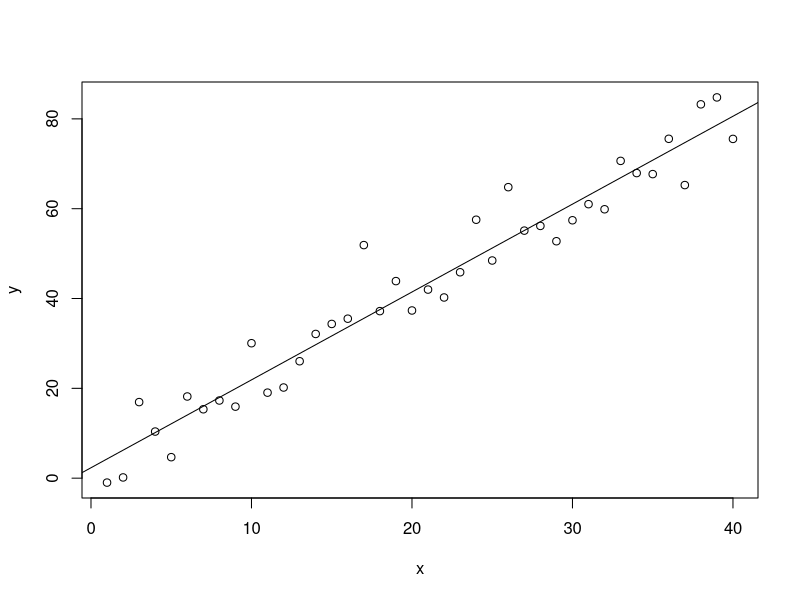
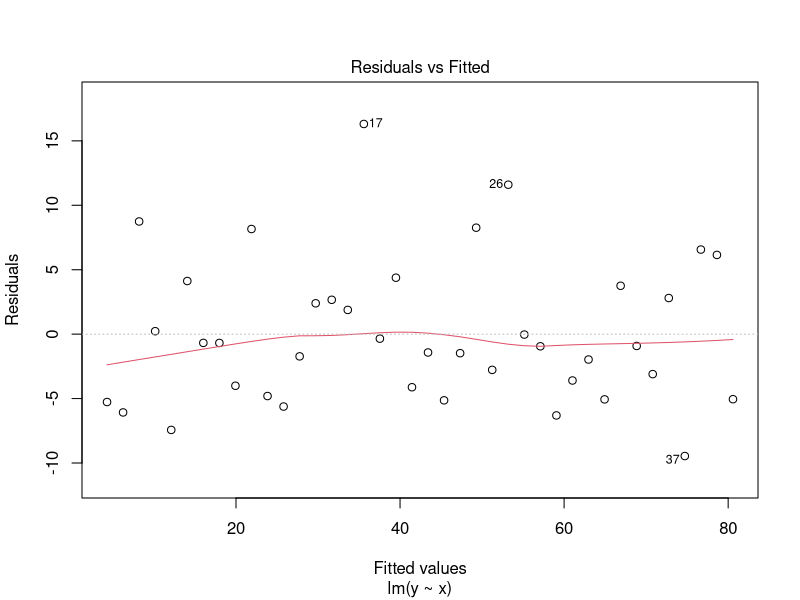
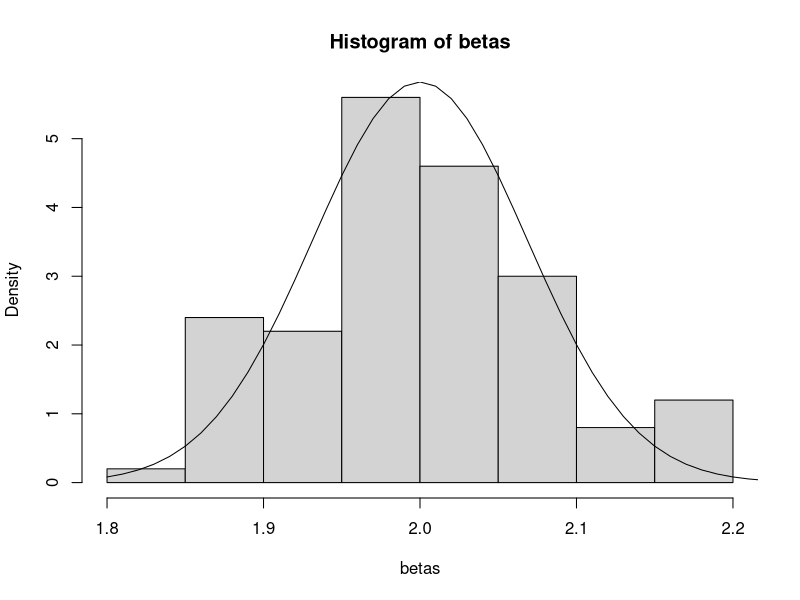
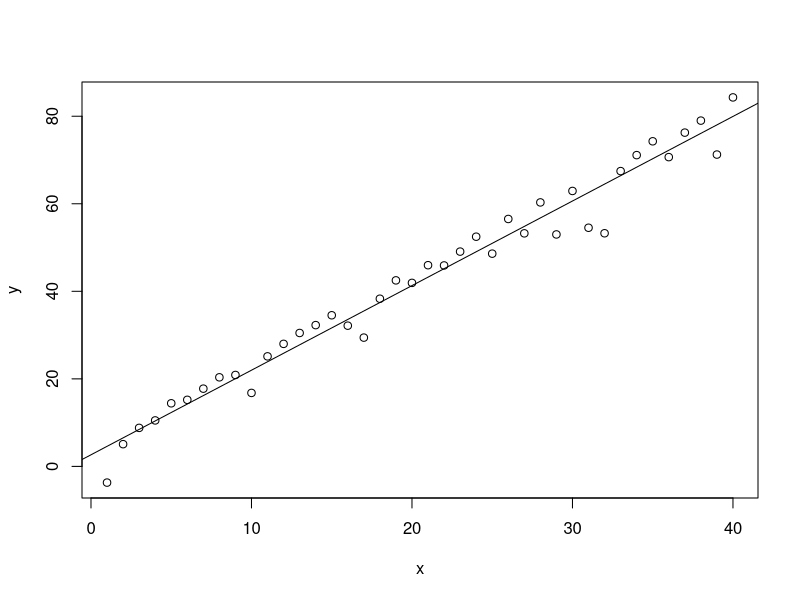
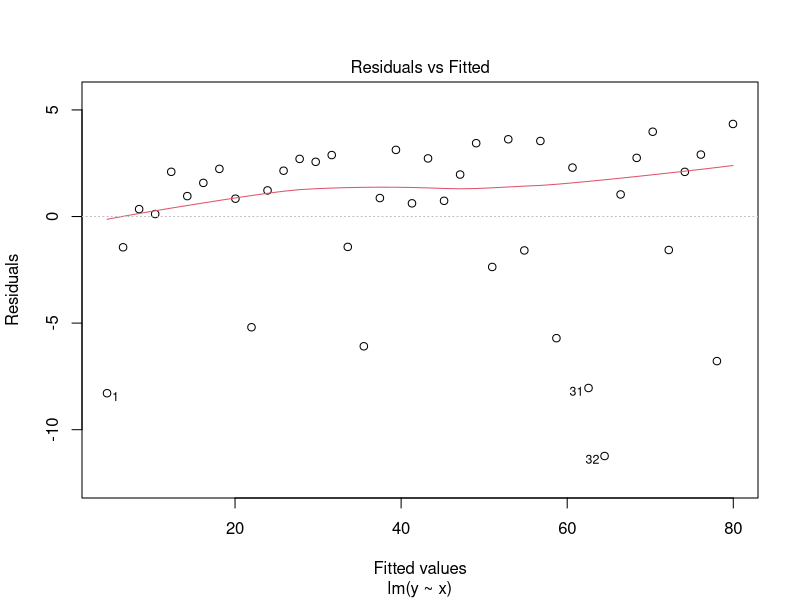
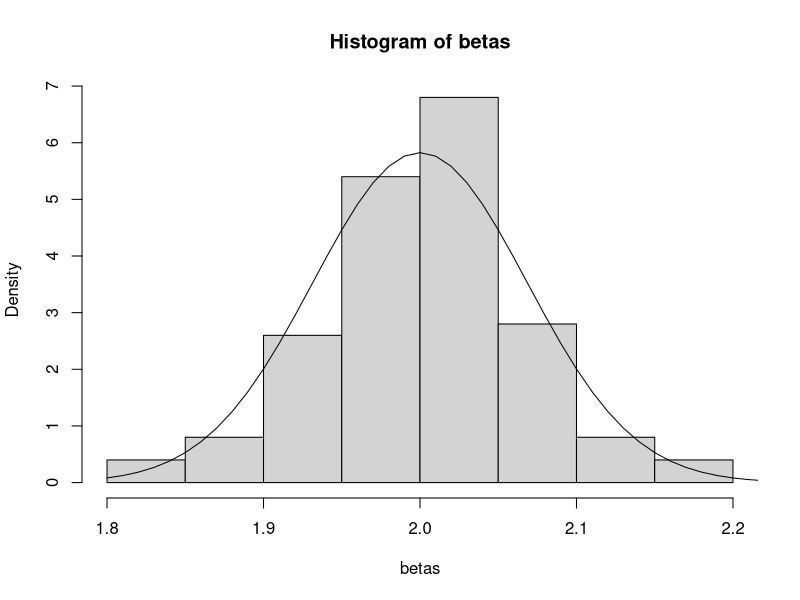
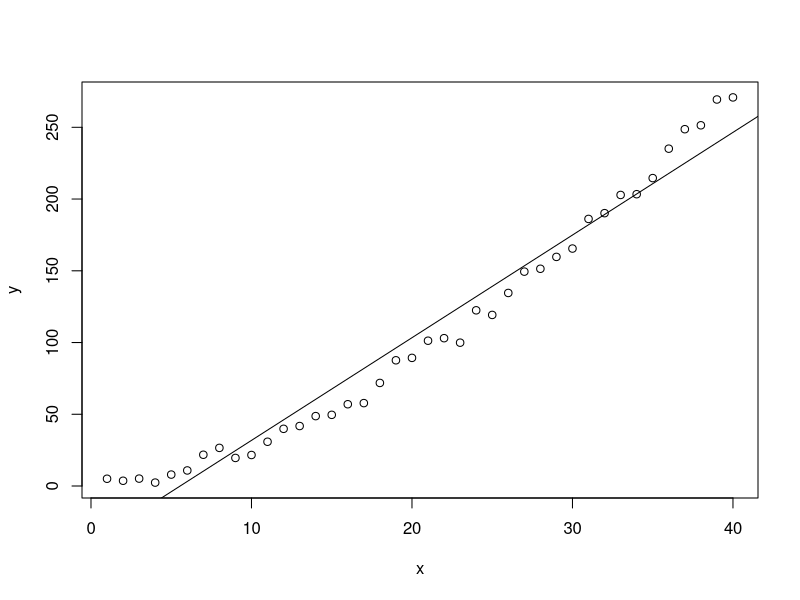
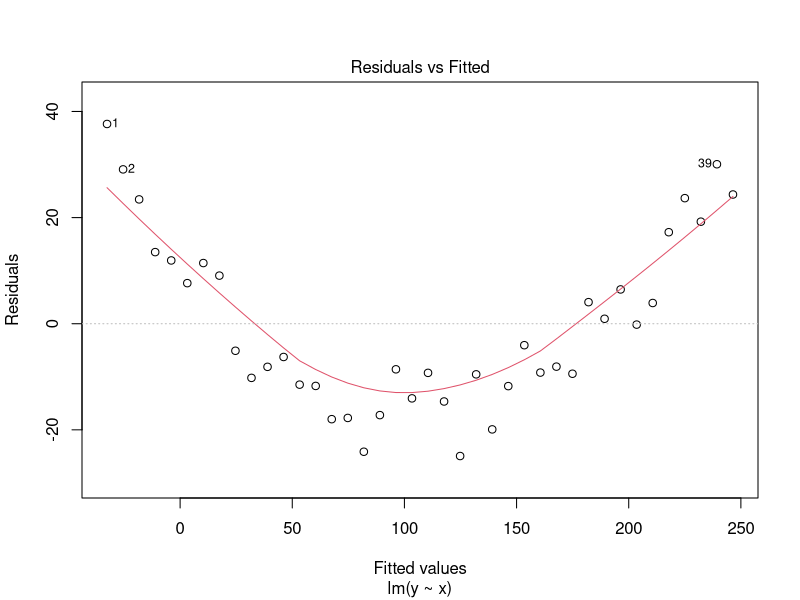

Write the R code that produced these figures, in order.
## ---- chunk 1
knitr::opts_chunk$set(echo = TRUE)

## ---- chunk 2

# Initialise Fixed X vales
iters = 100
x   <- seq(1, 40, 1)  
betas <- numeric(iters)

# Conduct 100 Regressions
for(i in 1:iters){
  
  # Generate y's by linear function(x) + error
  y   <- 1 + 2 * x + 5 * rnorm(length(x)) 
  
  # Fit regression line
  reg <- lm(y ~ x)
  betas[i] = reg$coefficients['x']
}

## ---- chunk 3
plot(x, y)
abline(reg)
plot(reg, which = 1)
## ---- chunk 4
slopeMean <- mean(betas)
slopeSD <- sd(betas)

sprintf('Mean of Slopes: %f',slopeMean)
sprintf('Standard Deviation of Slopes: %f', slopeSD)

## ---- chunk 5
TheoMeanSlope = 2
TheoVarSlope= (5**2)/sum((x - mean(x))**2)
sprintf('Theoretical Variance of Slopes: %f', TheoVarSlope)

## ---- chunk 6

hist(betas, freq = FALSE)
lines(seq(1.8, 2.3, by = 0.01), dnorm(seq(1.8, 2.3, by = 0.01), mean= TheoMeanSlope, sd = sqrt(TheoVarSlope)))

## ---- chunk 7

# Conduct 100 Regressions
for(i in 1:iters){
  
  # Generate y's by linear function(x) + error
  y <- 1 + 2 * x + 5 * (1 - rchisq(length(x), df = 1)) / sqrt(2)
  
  # Fit regression line
  reg <- lm(y ~ x)
  betas[i] = reg$coefficients['x']
}

plot(x, y)
abline(reg)
plot(reg, which = 1)

slopeMean <- mean(betas)
slopeSD <- sd(betas)

sprintf('Mean of Slopes: %f',slopeMean)
sprintf('Standard Deviation of Slopes: %f', slopeSD)

hist(betas, freq = FALSE)
lines(seq(1.8, 2.3, by = 0.01), dnorm(seq(1.8, 2.3, by = 0.01), mean= TheoMeanSlope, sd = sqrt(TheoVarSlope)))


## ---- chunk 8

# Conduct 100 Regressions
for(i in 1:iters){
  
  # Generate y's by linear function(x) + error
  y <- 1 + 2 * x + 5 * rnorm(length(x), mean = x^2 / 40 - 1, sd = 1)
  
  # Fit regression line
  reg <- lm(y ~ x)
  betas[i] = reg$coefficients['x']
}

plot(x, y)
abline(reg)
plot(reg, which = 1)

slopeMean <- mean(betas)
slopeSD <- sd(betas)

sprintf('Mean of Slopes: %f',slopeMean)
sprintf('Standard Deviation of Slopes: %f', slopeSD)

hist(betas, freq = FALSE)
lines(seq(1.8, 2.3, by = 0.01), dnorm(seq(1.8, 2.3, by = 0.01), mean= TheoMeanSlope, sd = sqrt(TheoVarSlope)))


## ---- chunk 9

# Conduct 100 Regressions
for(i in 1:iters){
  
  # Generate y's by linear function(x) + error
  require(MASS)
        Sigma <- toeplitz(c(seq(from = 1, to = 0, by = -0.1), rep(0, 29)))
        y   <- 1 + 2 * x + 5 * mvrnorm(n = 1, mu = rep(0, length(x)), Sigma = Sigma)
  
  # Fit regression line
  reg <- lm(y ~ x)
  betas[i] = reg$coefficients['x']
}

plot(x, y)
abline(reg)
plot(reg, which = 1)

slopeMean <- mean(betas)
slopeSD <- sd(betas)

sprintf('Mean of Slopes: %f',slopeMean)
sprintf('Standard Deviation of Slopes: %f', slopeSD)

hist(betas, freq = FALSE)
lines(seq(1.8, 2.3, by = 0.01), dnorm(seq(1.8, 2.3, by = 0.01), mean= TheoMeanSlope, sd = sqrt(TheoVarSlope)))


## ---- chunk 10

# Conduct 100 Regressions
for(i in 1:iters){
  
  # Generate y's by linear function(x) + error
  y <- 1 + 2 * x + 5 * rnorm(length(x), mean = 0, sd = x / 20)
  
  # Fit regression line
  reg <- lm(y ~ x)
  betas[i] = reg$coefficients['x']
}

plot(x, y)
abline(reg)
plot(reg, which = 1)

slopeMean <- mean(betas)
slopeSD <- sd(betas)

sprintf('Mean of Slopes: %f',slopeMean)
sprintf('Standard Deviation of Slopes: %f', slopeSD)

hist(betas, freq = FALSE)
lines(seq(1.8, 2.3, by = 0.01), dnorm(seq(1.8, 2.3, by = 0.01), mean= TheoMeanSlope, sd = sqrt(TheoVarSlope)))


